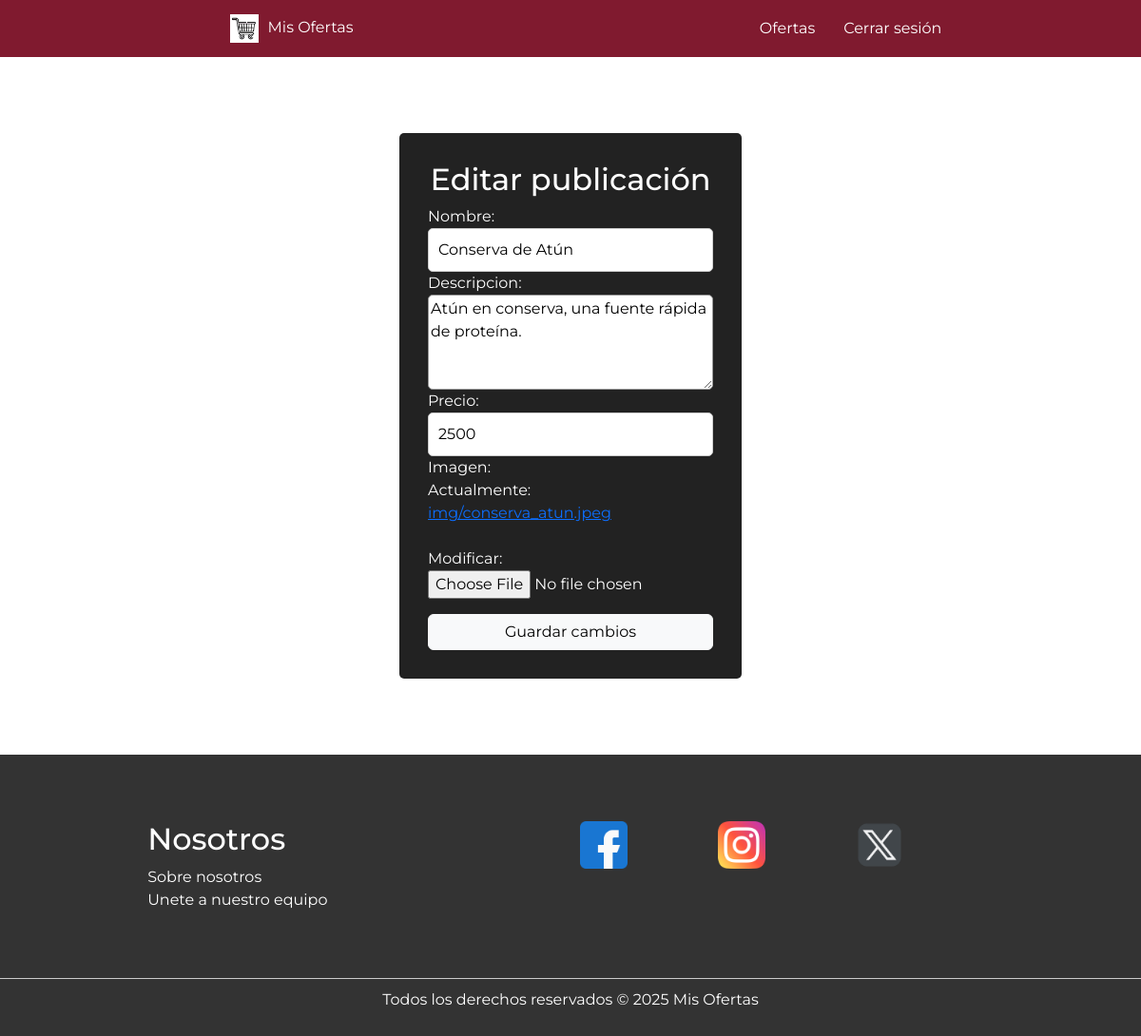
Before: /editarProd/8 (signed in) with the older database file.
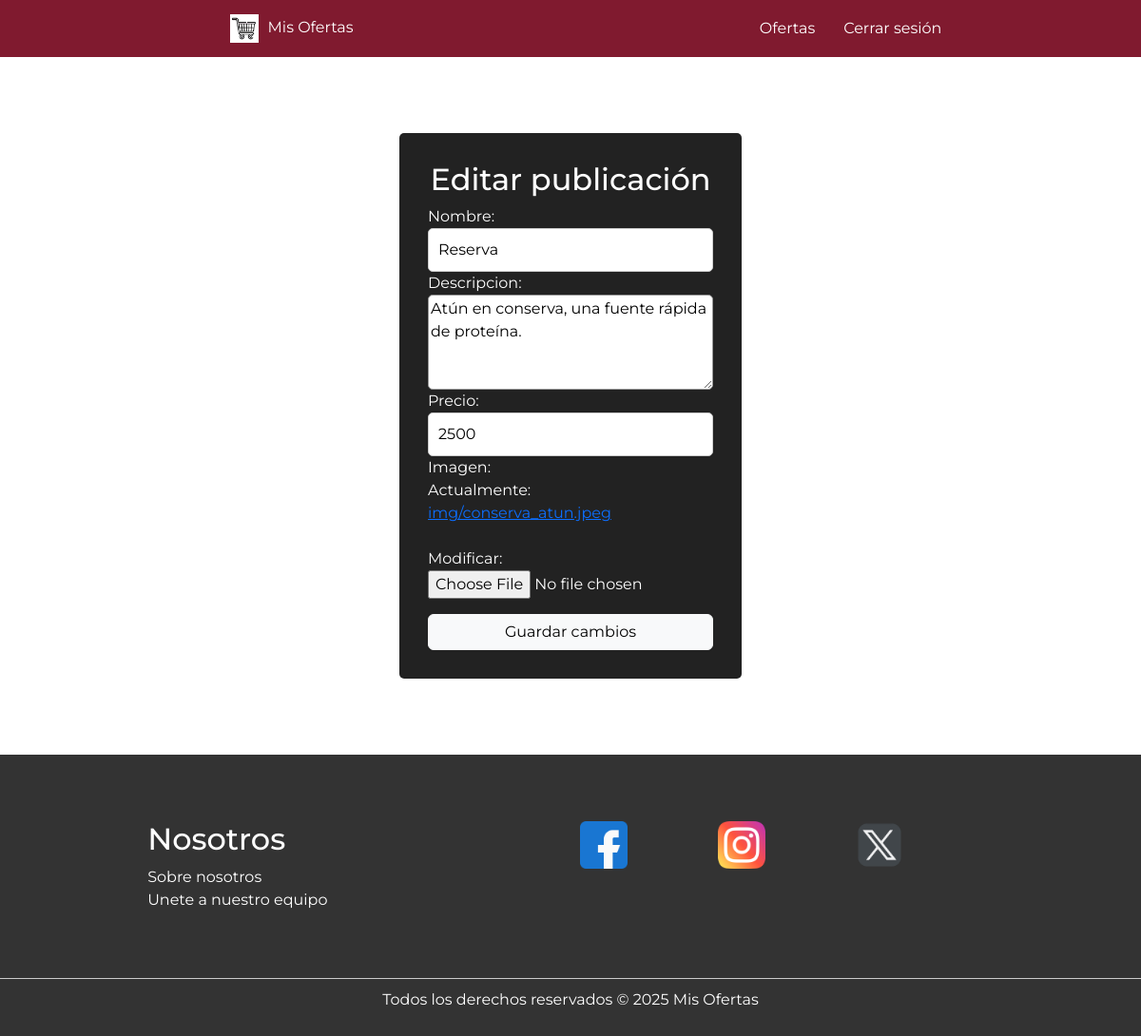
After: the same page with the newer database file.
### app1_mis_ofertas/models.py (models this page shows, shortened)
class Producto(models.Model):
    nombre = models.CharField(max_length=50)
    descripcion = models.TextField()
    precio = models.IntegerField()
    imagen = models.ImageField(upload_to='img')

### app1_mis_ofertas/views.py (the view)
# urls.py: path('editarProd/<int:id>', views.editarProd, name='editarProd'),
@login_required
def editarProd(request, id):
    producto = get_object_or_404(Producto, id=id)
    if request.method == 'POST':
        form = ProductoForm(request.POST, request.FILES, instance=producto)
        if form.is_valid():
            form.save()
            return redirect('home')
    else:
        form = ProductoForm(instance=producto)
    return render(request, 'editProd.html', {'form': form})

### app1_mis_ofertas/forms.py
class ProductoForm(forms.ModelForm):
    class Meta:
        model = Producto
        fields = ['nombre', 'descripcion', 'precio', 'imagen']

### app1_mis_ofertas/templates/editProd.html (shortened to what this page needs)
{% extends "base.html" %}
{% load static %}
{% block content %}
<form class="form-product" method="POST" enctype="multipart/form-data">
<h2 class="h2-signin">Editar publicación</h2>
    {{form}}
<button class="btn btn-light">Guardar cambios</button>
</form>
{% endblock %}

Changed rows visible on the page:
changed Producto "Atún en conserva, una fuente rápida de proteína.": nombre "Conserva de Atún" → "Reserva"
